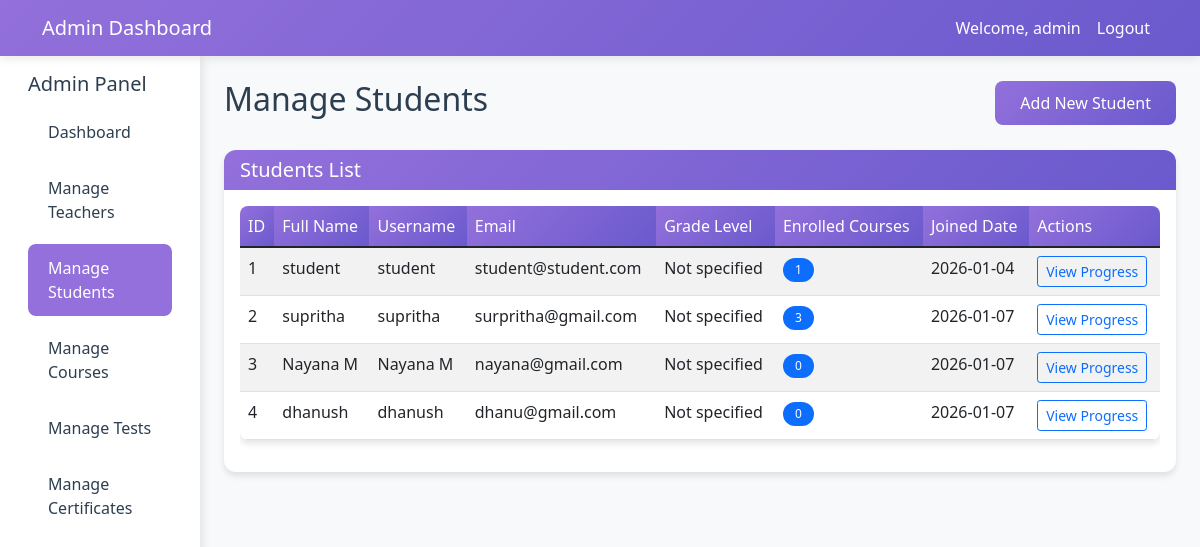
The page /admin/students (signed in) on the database its author committed.
### models.py (models this page shows, shortened)
class User(UserMixin, db.Model):
    id = db.Column(db.Integer, primary_key=True)
    username = db.Column(db.String(80), unique=True, nullable=False)
    email = db.Column(db.String(120), unique=True, nullable=False)
    password_hash = db.Column(db.String(128))
    role = db.Column(db.String(20), nullable=False)  # admin, teacher, student
    created_at = db.Column(db.DateTime, default=datetime.utcnow)
    teacher_profile = db.relationship('Teacher', backref='user', uselist=False)
    student_profile = db.relationship('Student', backref='user', uselist=False)

class Student(db.Model):
    id = db.Column(db.Integer, primary_key=True)
    user_id = db.Column(db.Integer, db.ForeignKey('user.id'), nullable=False)
    full_name = db.Column(db.String(100), nullable=False)
    grade_level = db.Column(db.String(50))
    enrollments = db.relationship('Enrollment', backref='student', lazy=True)
    test_results = db.relationship('TestResult', backref='student', lazy=True)

### app.py (the view)
@app.route('/admin/students')
@login_required
def manage_students():
    if current_user.role != 'admin':
        flash('Access denied', 'error')
        return redirect(url_for('login'))
    students = Student.query.all()
    return render_template('admin/students.html', students=students, theme_color=THEME_COLOR)

### app.py (called while the page is built)
@login_manager.user_loader
def load_user(user_id):
    return User.query.get(int(user_id))

### templates/admin/students.html (shortened to what this page needs)
<!DOCTYPE html>
<html lang="en">
<head>
    <link href="https://cdn.jsdelivr.net/npm/bootstrap@5.1.3/dist/css/bootstrap.min.css" rel="stylesheet">
    <link href="{{ url_for('static', filename='css/style.css') }}" rel="stylesheet">
</head>
<body>
    <nav class="navbar navbar-expand-lg navbar-dark">
        <div class="container">
            <a class="navbar-brand" href="#">Admin Dashboard</a>
            <div class="navbar-nav ms-auto">
                <span class="nav-link">Welcome, {{ current_user.username }}</span>
                <a class="nav-link" href="{{ url_for('logout') }}">Logout</a>
            </div>
        </div>
    </nav>
    <div class="container-fluid">
        <div class="row">
            <div class="col-md-3 col-lg-2 sidebar">
                <div class="p-3">
                    <h5>Admin Panel</h5>
                    <ul class="nav flex-column">
                       <li class="nav-item">
                            <a class="nav-link " href="{{ url_for('admin_dashboard') }}">Dashboard</a>
                        </li>
                        <li class="nav-item">
                            <a class="nav-link" href="{{ url_for('manage_teachers') }}">Manage Teachers</a>
                        </li>
                        <li class="nav-item">
                            <a class="nav-link active" href="{{ url_for('manage_students') }}">Manage Students</a>
                        </li>
                        <li class="nav-item">
                            <a class="nav-link" href="{{ url_for('manage_courses') }}">Manage Courses</a>
                        </li>
 <li class="nav-item">
                <a class="nav-link" href="{{ url_for('admin_manage_tests') }}">Manage Tests</a>
            </li>
            <li class="nav-item">
                <a class="nav-link" href="{{ url_for('admin_manage_certificates') }}">Manage Certificates</a>
            </li>
                    </ul>
                </div>
            </div>
            <div class="col-md-9 col-lg-10 ms-sm-auto px-4 py-4">
                <div class="d-flex justify-content-between align-items-center mb-4">
                    <h2>Manage Students</h2>
                    <a href="{{ url_for('register', role='student') }}" class="btn btn-primary">Add New Student</a>
                </div>
                <div class="card">
                    <div class="card-header">
                        <h5 class="card-title mb-0">Students List</h5>
                    </div>
                    <div class="card-body">
                        {% if students %}
                            <div class="table-responsive">
                                <table class="table table-striped">
                                    <thead>
                                        <tr>
                                            <th>ID</th>
                                            <th>Full Name</th>
                                            <th>Username</th>
                                            <th>Email</th>
                                            <th>Grade Level</th>
                                            <th>Enrolled Courses</th>
                                            <th>Joined Date</th>
                                            <th>Actions</th>
                                        </tr>
                                    </thead>
                                    <tbody>
                                        {% for student in students %}
                                        <tr>
                                            <td>{{ student.id }}</td>
                                            <td>{{ student.full_name }}</td>
                                            <td>{{ student.user.username }}</td>
                                            <td>{{ student.user.email }}</td>
                                            <td>{{ student.grade_level or 'Not specified' }}</td>
                                            <td>
                                                <span class="badge bg-primary">{{ student.enrollments|length }}</span>
                                            </td>
                                            <td>{{ student.user.created_at.strftime('%Y-%m-%d') }}</td>
                                            <td>
                                                <button class="btn btn-sm btn-outline-primary">View Progress</button>
                                            </td>
                                        </tr>
                                        {% endfor %}
                                    </tbody>
                                </table>
                            </div>
                        {% else %}
                            <p class="text-muted text-center">No students found.</p>
                        {% endif %}
                    </div>
                </div>
            </div>
        </div>
    </div>
</body>
</html>

### static/css/style.css (style rules this page uses)
:root { --primary-color: #9370DB; --primary-dark: #7B68EE; --primary-light: #AB9BFF; --secondary-color: #6A5ACD; --accent-color: #483D8B; --text-dark: #2C3E50; --text-light: #7F8C8D; --bg-light: #F8F9FA; --bg-white: #FFFFFF; --success-color: #28A745; --warning-color: #FFC107; --danger-color: #DC3545; --info-color: #17A2B8; }
body { font-family: 'Segoe UI', Tahoma, Geneva, Verdana, sans-serif; background-color: var(--bg-light); color: var(--text-dark); }
.navbar { background: linear-gradient(135deg, var(--primary-color), var(--secondary-color)); box-shadow: 0 2px 10px rgba(0,0,0,0.1); }
.navbar-brand, .navbar-nav .nav-link { color: white !important; font-weight: 500; }
.sidebar { background: var(--bg-white); min-height: calc(100vh - 56px); box-shadow: 2px 0 10px rgba(0,0,0,0.1); }
.sidebar .nav-link { color: var(--text-dark); padding: 12px 20px; border-radius: 8px; margin: 4px 0; transition: all 0.3s ease; }
.sidebar .nav-link:hover, .sidebar .nav-link.active { background-color: var(--primary-color); color: white; }
.card { border: none; border-radius: 12px; box-shadow: 0 4px 6px rgba(0,0,0,0.1); transition: transform 0.3s ease; margin-bottom: 20px; }
.card-header { background: linear-gradient(135deg, var(--primary-color), var(--secondary-color)); color: white; border-radius: 12px 12px 0 0 !important; border: none; }
.btn-primary { background: linear-gradient(135deg, var(--primary-color), var(--secondary-color)); border: none; border-radius: 8px; padding: 10px 25px; font-weight: 500; transition: all 0.3s ease; }
.table { background: white; border-radius: 8px; overflow: hidden; box-shadow: 0 4px 6px rgba(0,0,0,0.1); }
.table th { background: linear-gradient(135deg, var(--primary-color), var(--secondary-color)); color: white; border: none; font-weight: 500; }
.badge { padding: 6px 12px; border-radius: 20px; font-weight: 500; }

### rows shown on the page
User: username "admin"
Student: id "1", full_name "student", user.username "student", user.email "student@student.com", grade_level "Not specified", enrollments|length "1", user.created_at "2026-01-04"
Student: id "2", full_name "supritha", user.username "supritha", user.email "surpritha@gmail.com", grade_level "Not specified", enrollments|length "3", user.created_at "2026-01-07"
Student: id "3", full_name "Nayana M", user.username "Nayana M", user.email "nayana@gmail.com", grade_level "Not specified", enrollments|length "0", user.created_at "2026-01-07"
Student: id "4", full_name "dhanush", user.username "dhanush", user.email "dhanu@gmail.com", grade_level "Not specified", enrollments|length "0", user.created_at "2026-01-07"
